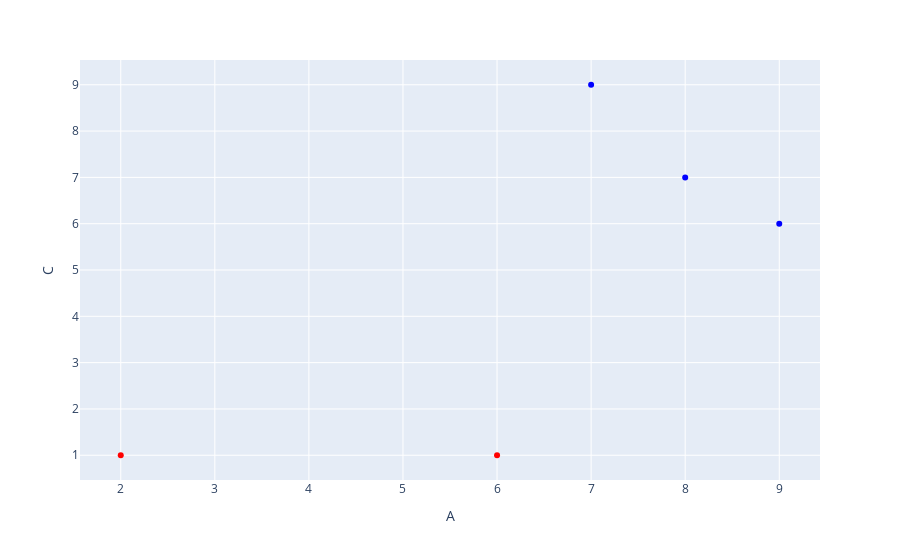

Notebook code for this chart:
### Code cell
figg = px.scatter(dfff, x="A",y="C", hover_data=dfff.columns)
figg.update_traces(
    marker=dict(
        color=((dfff['B']=='F')|(dfff['D']=='F')).astype('float'),
        
        colorscale=[[0,'blue'],[1,'red']]
    )
)
figg.show()

### Figure 1 — Plotly figure (JSON) as saved in the notebook; plotly's stock layout.template omitted (floating-point values rounded to 4 significant figures)
{"data": [{"customdata": [["F", "F"], ["P", "P"], ["P", "P"], ["P", "P"], ["P", "F"]], "hovertemplate": "A=%{x}<br>C=%{y}<br>B=%{customdata[0]}<br>D=%{customdata[1]}<extra></extra>", "legendgroup": "", "marker": {"color": [1, 0, 0, 0, 1], "colorscale": [[0, "blue"], [1, "red"]], "symbol": "circle"}, "mode": "markers", "name": "", "orientation": "v", "showlegend": false, "type": "scatter", "x": [2, 8, 7, 9, 6], "xaxis": "x", "y": [1, 7, 9, 6, 1], "yaxis": "y"}], "layout": {"autosize": true, "legend": {"tracegroupgap": 0}, "margin": {"t": 60}, "xaxis": {"anchor": "y", "autorange": true, "domain": [0, 1], "range": [1.584, 9.416], "title": {"text": "A"}, "type": "linear"}, "yaxis": {"anchor": "x", "autorange": true, "domain": [0, 1], "range": [0.3806, 9.619], "title": {"text": "C"}, "type": "linear"}}}
